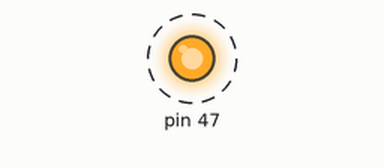
Bench run of a sketch on a simulated Arduino Mega 2560, built with avr-gcc and run on an emulated ATmega2560. On the bench: output pins drawn as LEDs (lit = HIGH). Dashed ring = blinking.

Above: at 0.2 s.
Timing chart, 0 to 3.0 s (numbered marks = the images above):
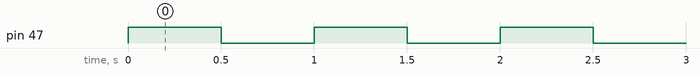

Measured:
- by itself, pin 47: alternates HIGH for 0.50 s and LOW for 0.50 s

The sketch:

blink.ino
```cpp
#include <Arduino.h>

void setup() {
  Serial.begin(115200);
  pinMode(47, OUTPUT);
}

void loop() {

digitalWrite(47, HIGH);
delay((uint32_t)max(0.0, (double)(500)));
digitalWrite(47, LOW);
delay((uint32_t)max(0.0, (double)(500)));
}
```
